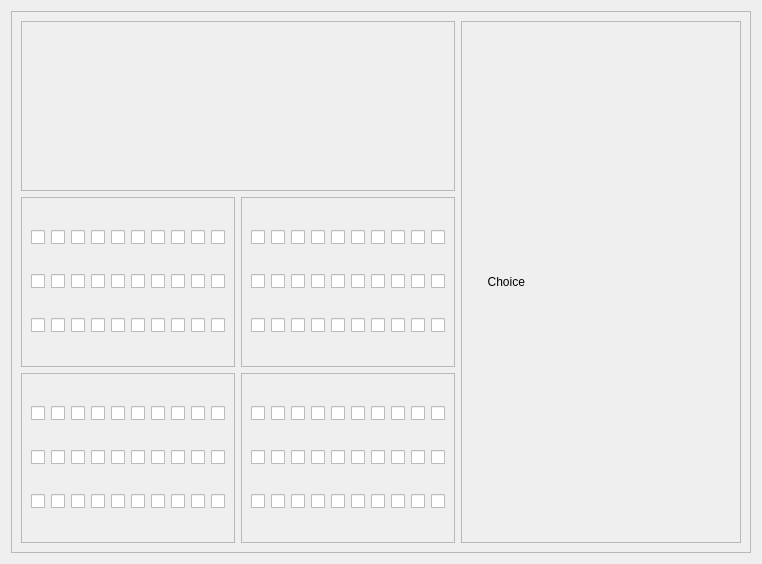
<?xml version="1.0" encoding="UTF-8"?>
<ui version="4.0">
 <class>Form</class>
 <widget class="QWidget" name="Form">
  <property name="geometry">
   <rect>
    <x>0</x>
    <y>0</y>
    <width>762</width>
    <height>564</height>
   </rect>
  </property>
  <property name="windowTitle">
   <string>Form</string>
  </property>
  <layout class="QHBoxLayout" name="horizontalLayout_2">
   <item>
    <widget class="QFrame" name="frame">
     <property name="frameShape">
      <enum>QFrame::StyledPanel</enum>
     </property>
     <property name="frameShadow">
      <enum>QFrame::Raised</enum>
     </property>
     <layout class="QHBoxLayout" name="horizontalLayout_3">
      <item>
       <layout class="QVBoxLayout" name="verticalLayout">
        <item>
         <widget class="QFrame" name="frame_4">
          <property name="frameShape">
           <enum>QFrame::StyledPanel</enum>
          </property>
          <property name="frameShadow">
           <enum>QFrame::Raised</enum>
          </property>
         </widget>
        </item>
        <item>
         <layout class="QHBoxLayout" name="horizontalLayout_4">
          <item>
           <widget class="QFrame" name="frame_3">
            <property name="frameShape">
             <enum>QFrame::StyledPanel</enum>
            </property>
            <property name="frameShadow">
             <enum>QFrame::Raised</enum>
            </property>
            <layout class="QGridLayout" name="gridLayout_6">
             <item row="1" column="3">
              <widget class="QCheckBox" name="checkBox24">
               <property name="text">
                <string/>
               </property>
               <attribute name="buttonGroup">
                <string notr="true">buttonGroup</string>
               </attribute>
              </widget>
             </item>
             <item row="2" column="2">
              <widget class="QCheckBox" name="checkBox43">
               <property name="text">
                <string/>
               </property>
               <attribute name="buttonGroup">
                <string notr="true">buttonGroup</string>
               </attribute>
              </widget>
             </item>
             <item row="0" column="6">
              <widget class="QCheckBox" name="checkBox7">
               <property name="text">
                <string/>
               </property>
               <attribute name="buttonGroup">
                <string notr="true">buttonGroup</string>
               </attribute>
              </widget>
             </item>
             <item row="2" column="3">
              <widget class="QCheckBox" name="checkBox44">
               <property name="text">
                <string/>
               </property>
               <attribute name="buttonGroup">
                <string notr="true">buttonGroup</string>
               </attribute>
              </widget>
             </item>
             <item row="2" column="4">
              <widget class="QCheckBox" name="checkBox45">
               <property name="text">
                <string/>
               </property>
               <attribute name="buttonGroup">
                <string notr="true">buttonGroup</string>
               </attribute>
              </widget>
             </item>
             <item row="0" column="3">
              <widget class="QCheckBox" name="checkBox4">
               <property name="text">
                <string/>
               </property>
               <attribute name="buttonGroup">
                <string notr="true">buttonGroup</string>
               </attribute>
              </widget>
             </item>
             <item row="1" column="0">
              <widget class="QCheckBox" name="checkBox21">
               <property name="text">
                <string/>
               </property>
               <attribute name="buttonGroup">
                <string notr="true">buttonGroup</string>
               </attribute>
              </widget>
             </item>
             <item row="2" column="5">
              <widget class="QCheckBox" name="checkBox46">
               <property name="text">
                <string/>
               </property>
               <attribute name="buttonGroup">
                <string notr="true">buttonGroup</string>
               </attribute>
              </widget>
             </item>
             <item row="1" column="2">
              <widget class="QCheckBox" name="checkBox23">
               <property name="text">
                <string/>
               </property>
               <attribute name="buttonGroup">
                <string notr="true">buttonGroup</string>
               </attribute>
              </widget>
             </item>
             <item row="1" column="9">
              <widget class="QCheckBox" name="checkBox30">
               <property name="text">
                <string/>
               </property>
               <attribute name="buttonGroup">
                <string notr="true">buttonGroup</string>
               </attribute>
              </widget>
             </item>
             <item row="0" column="9">
              <widget class="QCheckBox" name="checkBox10">
               <property name="text">
                <string/>
               </property>
               <attribute name="buttonGroup">
                <string notr="true">buttonGroup</string>
               </attribute>
              </widget>
             </item>
             <item row="1" column="1">
              <widget class="QCheckBox" name="checkBox22">
               <property name="text">
                <string/>
               </property>
               <attribute name="buttonGroup">
                <string notr="true">buttonGroup</string>
               </attribute>
              </widget>
             </item>
             <item row="2" column="6">
              <widget class="QCheckBox" name="checkBox47">
               <property name="text">
                <string/>
               </property>
               <attribute name="buttonGroup">
                <string notr="true">buttonGroup</string>
               </attribute>
              </widget>
             </item>
             <item row="2" column="1">
              <widget class="QCheckBox" name="checkBox42">
               <property name="text">
                <string/>
               </property>
               <attribute name="buttonGroup">
                <string notr="true">buttonGroup</string>
               </attribute>
              </widget>
             </item>
             <item row="1" column="8">
              <widget class="QCheckBox" name="checkBox29">
               <property name="text">
                <string/>
               </property>
               <attribute name="buttonGroup">
                <string notr="true">buttonGroup</string>
               </attribute>
              </widget>
             </item>
             <item row="1" column="6">
              <widget class="QCheckBox" name="checkBox27">
               <property name="text">
                <string/>
               </property>
               <attribute name="buttonGroup">
                <string notr="true">buttonGroup</string>
               </attribute>
              </widget>
             </item>
             <item row="1" column="4">
              <widget class="QCheckBox" name="checkBox25">
               <property name="text">
                <string/>
               </property>
               <attribute name="buttonGroup">
                <string notr="true">buttonGroup</string>
               </attribute>
              </widget>
             </item>
             <item row="0" column="8">
              <widget class="QCheckBox" name="checkBox9">
               <property name="text">
                <string/>
               </property>
               <attribute name="buttonGroup">
                <string notr="true">buttonGroup</string>
               </attribute>
              </widget>
             </item>
             <item row="2" column="0">
              <widget class="QCheckBox" name="checkBox41">
               <property name="text">
                <string/>
               </property>
               <attribute name="buttonGroup">
                <string notr="true">buttonGroup</string>
               </attribute>
              </widget>
             </item>
             <item row="0" column="5">
              <widget class="QCheckBox" name="checkBox6">
               <property name="text">
                <string/>
               </property>
               <attribute name="buttonGroup">
                <string notr="true">buttonGroup</string>
               </attribute>
              </widget>
             </item>
             <item row="2" column="8">
              <widget class="QCheckBox" name="checkBox49">
               <property name="text">
                <string/>
               </property>
               <attribute name="buttonGroup">
                <string notr="true">buttonGroup</string>
               </attribute>
              </widget>
             </item>
             <item row="2" column="9">
              <widget class="QCheckBox" name="checkBox50">
               <property name="text">
                <string/>
               </property>
               <attribute name="buttonGroup">
                <string notr="true">buttonGroup</string>
               </attribute>
              </widget>
             </item>
             <item row="0" column="7">
              <widget class="QCheckBox" name="checkBox8">
               <property name="text">
                <string/>
               </property>
               <attribute name="buttonGroup">
                <string notr="true">buttonGroup</string>
               </attribute>
              </widget>
             </item>
             <item row="1" column="7">
              <widget class="QCheckBox" name="checkBox28">
               <property name="text">
                <string/>
               </property>
               <attribute name="buttonGroup">
                <string notr="true">buttonGroup</string>
               </attribute>
              </widget>
             </item>
             <item row="1" column="5">
              <widget class="QCheckBox" name="checkBox26">
               <property name="text">
                <string/>
               </property>
               <attribute name="buttonGroup">
                <string notr="true">buttonGroup</string>
               </attribute>
              </widget>
             </item>
             <item row="0" column="4">
              <widget class="QCheckBox" name="checkBox5">
               <property name="text">
                <string/>
               </property>
               <attribute name="buttonGroup">
                <string notr="true">buttonGroup</string>
               </attribute>
              </widget>
             </item>
             <item row="0" column="2">
              <widget class="QCheckBox" name="checkBox3">
               <property name="text">
                <string/>
               </property>
               <attribute name="buttonGroup">
                <string notr="true">buttonGroup</string>
               </attribute>
              </widget>
             </item>
             <item row="0" column="1">
              <widget class="QCheckBox" name="checkBox2">
               <property name="text">
                <string/>
               </property>
               <attribute name="buttonGroup">
                <string notr="true">buttonGroup</string>
               </attribute>
              </widget>
             </item>
             <item row="0" column="0">
              <widget class="QCheckBox" name="checkBox1">
               <property name="text">
                <string/>
               </property>
               <attribute name="buttonGroup">
                <string notr="true">buttonGroup</string>
               </attribute>
              </widget>
             </item>
             <item row="2" column="7">
              <widget class="QCheckBox" name="checkBox48">
               <property name="text">
                <string/>
               </property>
               <attribute name="buttonGroup">
                <string notr="true">buttonGroup</string>
               </attribute>
              </widget>
             </item>
            </layout>
           </widget>
          </item>
          <item>
           <widget class="QFrame" name="frame_8">
            <property name="frameShape">
             <enum>QFrame::StyledPanel</enum>
            </property>
            <property name="frameShadow">
             <enum>QFrame::Raised</enum>
            </property>
            <layout class="QGridLayout" name="gridLayout_8">
             <item row="1" column="2">
              <widget class="QCheckBox" name="checkBox33">
               <property name="text">
                <string/>
               </property>
               <attribute name="buttonGroup">
                <string notr="true">buttonGroup</string>
               </attribute>
              </widget>
             </item>
             <item row="1" column="9">
              <widget class="QCheckBox" name="checkBox40">
               <property name="text">
                <string/>
               </property>
               <attribute name="buttonGroup">
                <string notr="true">buttonGroup</string>
               </attribute>
              </widget>
             </item>
             <item row="0" column="5">
              <widget class="QCheckBox" name="checkBox16">
               <property name="text">
                <string/>
               </property>
               <attribute name="buttonGroup">
                <string notr="true">buttonGroup</string>
               </attribute>
              </widget>
             </item>
             <item row="0" column="0">
              <widget class="QCheckBox" name="checkBox11">
               <property name="text">
                <string/>
               </property>
               <attribute name="buttonGroup">
                <string notr="true">buttonGroup</string>
               </attribute>
              </widget>
             </item>
             <item row="2" column="6">
              <widget class="QCheckBox" name="checkBox57">
               <property name="text">
                <string/>
               </property>
               <attribute name="buttonGroup">
                <string notr="true">buttonGroup</string>
               </attribute>
              </widget>
             </item>
             <item row="1" column="8">
              <widget class="QCheckBox" name="checkBox39">
               <property name="text">
                <string/>
               </property>
               <attribute name="buttonGroup">
                <string notr="true">buttonGroup</string>
               </attribute>
              </widget>
             </item>
             <item row="0" column="1">
              <widget class="QCheckBox" name="checkBox12">
               <property name="text">
                <string/>
               </property>
               <attribute name="buttonGroup">
                <string notr="true">buttonGroup</string>
               </attribute>
              </widget>
             </item>
             <item row="0" column="4">
              <widget class="QCheckBox" name="checkBox15">
               <property name="text">
                <string/>
               </property>
               <attribute name="buttonGroup">
                <string notr="true">buttonGroup</string>
               </attribute>
              </widget>
             </item>
             <item row="1" column="5">
              <widget class="QCheckBox" name="checkBox36">
               <property name="text">
                <string/>
               </property>
               <attribute name="buttonGroup">
                <string notr="true">buttonGroup</string>
               </attribute>
              </widget>
             </item>
             <item row="1" column="3">
              <widget class="QCheckBox" name="checkBox34">
               <property name="text">
                <string/>
               </property>
               <attribute name="buttonGroup">
                <string notr="true">buttonGroup</string>
               </attribute>
              </widget>
             </item>
             <item row="2" column="2">
              <widget class="QCheckBox" name="checkBox53">
               <property name="text">
                <string/>
               </property>
               <attribute name="buttonGroup">
                <string notr="true">buttonGroup</string>
               </attribute>
              </widget>
             </item>
             <item row="2" column="3">
              <widget class="QCheckBox" name="checkBox54">
               <property name="text">
                <string/>
               </property>
               <attribute name="buttonGroup">
                <string notr="true">buttonGroup</string>
               </attribute>
              </widget>
             </item>
             <item row="2" column="1">
              <widget class="QCheckBox" name="checkBox52">
               <property name="text">
                <string/>
               </property>
               <attribute name="buttonGroup">
                <string notr="true">buttonGroup</string>
               </attribute>
              </widget>
             </item>
             <item row="1" column="1">
              <widget class="QCheckBox" name="checkBox32">
               <property name="text">
                <string/>
               </property>
               <attribute name="buttonGroup">
                <string notr="true">buttonGroup</string>
               </attribute>
              </widget>
             </item>
             <item row="2" column="9">
              <widget class="QCheckBox" name="checkBox60">
               <property name="text">
                <string/>
               </property>
               <attribute name="buttonGroup">
                <string notr="true">buttonGroup</string>
               </attribute>
              </widget>
             </item>
             <item row="0" column="6">
              <widget class="QCheckBox" name="checkBox17">
               <property name="text">
                <string/>
               </property>
               <attribute name="buttonGroup">
                <string notr="true">buttonGroup</string>
               </attribute>
              </widget>
             </item>
             <item row="2" column="4">
              <widget class="QCheckBox" name="checkBox55">
               <property name="text">
                <string/>
               </property>
               <attribute name="buttonGroup">
                <string notr="true">buttonGroup</string>
               </attribute>
              </widget>
             </item>
             <item row="0" column="3">
              <widget class="QCheckBox" name="checkBox14">
               <property name="text">
                <string/>
               </property>
               <attribute name="buttonGroup">
                <string notr="true">buttonGroup</string>
               </attribute>
              </widget>
             </item>
             <item row="1" column="4">
              <widget class="QCheckBox" name="checkBox35">
               <property name="text">
                <string/>
               </property>
               <attribute name="buttonGroup">
                <string notr="true">buttonGroup</string>
               </attribute>
              </widget>
             </item>
             <item row="1" column="0">
              <widget class="QCheckBox" name="checkBox31">
               <property name="text">
                <string/>
               </property>
               <attribute name="buttonGroup">
                <string notr="true">buttonGroup</string>
               </attribute>
              </widget>
             </item>
             <item row="0" column="9">
              <widget class="QCheckBox" name="checkBox20">
               <property name="text">
                <string/>
               </property>
               <attribute name="buttonGroup">
                <string notr="true">buttonGroup</string>
               </attribute>
              </widget>
             </item>
             <item row="1" column="7">
              <widget class="QCheckBox" name="checkBox38">
               <property name="text">
                <string/>
               </property>
               <attribute name="buttonGroup">
                <string notr="true">buttonGroup</string>
               </attribute>
              </widget>
             </item>
             <item row="0" column="7">
              <widget class="QCheckBox" name="checkBox18">
               <property name="text">
                <string/>
               </property>
               <attribute name="buttonGroup">
                <string notr="true">buttonGroup</string>
               </attribute>
              </widget>
             </item>
             <item row="2" column="8">
              <widget class="QCheckBox" name="checkBox59">
               <property name="text">
                <string/>
               </property>
               <attribute name="buttonGroup">
                <string notr="true">buttonGroup</string>
               </attribute>
              </widget>
             </item>
             <item row="0" column="2">
              <widget class="QCheckBox" name="checkBox13">
               <property name="text">
                <string/>
               </property>
               <attribute name="buttonGroup">
                <string notr="true">buttonGroup</string>
               </attribute>
              </widget>
             </item>
             <item row="2" column="0">
              <widget class="QCheckBox" name="checkBox51">
               <property name="text">
                <string/>
               </property>
               <attribute name="buttonGroup">
                <string notr="true">buttonGroup</string>
               </attribute>
              </widget>
             </item>
             <item row="0" column="8">
              <widget class="QCheckBox" name="checkBox19">
               <property name="text">
                <string/>
               </property>
               <attribute name="buttonGroup">
                <string notr="true">buttonGroup</string>
               </attribute>
              </widget>
             </item>
             <item row="1" column="6">
              <widget class="QCheckBox" name="checkBox37">
               <property name="text">
                <string/>
               </property>
               <attribute name="buttonGroup">
                <string notr="true">buttonGroup</string>
               </attribute>
              </widget>
             </item>
             <item row="2" column="7">
              <widget class="QCheckBox" name="checkBox58">
               <property name="text">
                <string/>
               </property>
               <attribute name="buttonGroup">
                <string notr="true">buttonGroup</string>
               </attribute>
              </widget>
             </item>
             <item row="2" column="5">
              <widget class="QCheckBox" name="checkBox56">
               <property name="text">
                <string/>
               </property>
               <attribute name="buttonGroup">
                <string notr="true">buttonGroup</string>
               </attribute>
              </widget>
             </item>
            </layout>
           </widget>
          </item>
         </layout>
        </item>
        <item>
         <layout class="QHBoxLayout" name="horizontalLayout">
          <item>
           <widget class="QFrame" name="frame_7">
            <property name="frameShape">
             <enum>QFrame::StyledPanel</enum>
            </property>
            <property name="frameShadow">
             <enum>QFrame::Raised</enum>
            </property>
            <layout class="QGridLayout" name="gridLayout_9">
             <item row="1" column="3">
              <widget class="QCheckBox" name="checkBox84">
               <property name="text">
                <string/>
               </property>
               <attribute name="buttonGroup">
                <string notr="true">buttonGroup</string>
               </attribute>
              </widget>
             </item>
             <item row="2" column="3">
              <widget class="QCheckBox" name="checkBox104">
               <property name="text">
                <string/>
               </property>
               <attribute name="buttonGroup">
                <string notr="true">buttonGroup</string>
               </attribute>
              </widget>
             </item>
             <item row="2" column="4">
              <widget class="QCheckBox" name="checkBox105">
               <property name="text">
                <string/>
               </property>
               <attribute name="buttonGroup">
                <string notr="true">buttonGroup</string>
               </attribute>
              </widget>
             </item>
             <item row="1" column="6">
              <widget class="QCheckBox" name="checkBox87">
               <property name="enabled">
                <bool>true</bool>
               </property>
               <property name="text">
                <string/>
               </property>
               <attribute name="buttonGroup">
                <string notr="true">buttonGroup</string>
               </attribute>
              </widget>
             </item>
             <item row="1" column="4">
              <widget class="QCheckBox" name="checkBox85">
               <property name="text">
                <string/>
               </property>
               <attribute name="buttonGroup">
                <string notr="true">buttonGroup</string>
               </attribute>
              </widget>
             </item>
             <item row="1" column="8">
              <widget class="QCheckBox" name="checkBox89">
               <property name="text">
                <string/>
               </property>
               <attribute name="buttonGroup">
                <string notr="true">buttonGroup</string>
               </attribute>
              </widget>
             </item>
             <item row="0" column="5">
              <widget class="QCheckBox" name="checkBox66">
               <property name="text">
                <string/>
               </property>
               <attribute name="buttonGroup">
                <string notr="true">buttonGroup</string>
               </attribute>
              </widget>
             </item>
             <item row="0" column="8">
              <widget class="QCheckBox" name="checkBox69">
               <property name="text">
                <string/>
               </property>
               <attribute name="buttonGroup">
                <string notr="true">buttonGroup</string>
               </attribute>
              </widget>
             </item>
             <item row="2" column="0">
              <widget class="QCheckBox" name="checkBox101">
               <property name="text">
                <string/>
               </property>
               <attribute name="buttonGroup">
                <string notr="true">buttonGroup</string>
               </attribute>
              </widget>
             </item>
             <item row="1" column="2">
              <widget class="QCheckBox" name="checkBox83">
               <property name="text">
                <string/>
               </property>
               <attribute name="buttonGroup">
                <string notr="true">buttonGroup</string>
               </attribute>
              </widget>
             </item>
             <item row="1" column="9">
              <widget class="QCheckBox" name="checkBox90">
               <property name="text">
                <string/>
               </property>
               <attribute name="buttonGroup">
                <string notr="true">buttonGroup</string>
               </attribute>
              </widget>
             </item>
             <item row="0" column="9">
              <widget class="QCheckBox" name="checkBox70">
               <property name="text">
                <string/>
               </property>
               <attribute name="buttonGroup">
                <string notr="true">buttonGroup</string>
               </attribute>
              </widget>
             </item>
             <item row="1" column="1">
              <widget class="QCheckBox" name="checkBox82">
               <property name="text">
                <string/>
               </property>
               <attribute name="buttonGroup">
                <string notr="true">buttonGroup</string>
               </attribute>
              </widget>
             </item>
             <item row="1" column="0">
              <widget class="QCheckBox" name="checkBox81">
               <property name="text">
                <string/>
               </property>
               <attribute name="buttonGroup">
                <string notr="true">buttonGroup</string>
               </attribute>
              </widget>
             </item>
             <item row="2" column="5">
              <widget class="QCheckBox" name="checkBox106">
               <property name="text">
                <string/>
               </property>
               <attribute name="buttonGroup">
                <string notr="true">buttonGroup</string>
               </attribute>
              </widget>
             </item>
             <item row="2" column="8">
              <widget class="QCheckBox" name="checkBox109">
               <property name="text">
                <string/>
               </property>
               <attribute name="buttonGroup">
                <string notr="true">buttonGroup</string>
               </attribute>
              </widget>
             </item>
             <item row="1" column="7">
              <widget class="QCheckBox" name="checkBox88">
               <property name="text">
                <string/>
               </property>
               <attribute name="buttonGroup">
                <string notr="true">buttonGroup</string>
               </attribute>
              </widget>
             </item>
             <item row="2" column="9">
              <widget class="QCheckBox" name="checkBox110">
               <property name="text">
                <string/>
               </property>
               <attribute name="buttonGroup">
                <string notr="true">buttonGroup</string>
               </attribute>
              </widget>
             </item>
             <item row="0" column="7">
              <widget class="QCheckBox" name="checkBox68">
               <property name="text">
                <string/>
               </property>
               <attribute name="buttonGroup">
                <string notr="true">buttonGroup</string>
               </attribute>
              </widget>
             </item>
             <item row="0" column="2">
              <widget class="QCheckBox" name="checkBox63">
               <property name="text">
                <string/>
               </property>
               <attribute name="buttonGroup">
                <string notr="true">buttonGroup</string>
               </attribute>
              </widget>
             </item>
             <item row="1" column="5">
              <widget class="QCheckBox" name="checkBox86">
               <property name="text">
                <string/>
               </property>
               <attribute name="buttonGroup">
                <string notr="true">buttonGroup</string>
               </attribute>
              </widget>
             </item>
             <item row="0" column="1">
              <widget class="QCheckBox" name="checkBox62">
               <property name="text">
                <string/>
               </property>
               <attribute name="buttonGroup">
                <string notr="true">buttonGroup</string>
               </attribute>
              </widget>
             </item>
             <item row="0" column="4">
              <widget class="QCheckBox" name="checkBox65">
               <property name="text">
                <string/>
               </property>
               <attribute name="buttonGroup">
                <string notr="true">buttonGroup</string>
               </attribute>
              </widget>
             </item>
             <item row="0" column="0">
              <widget class="QCheckBox" name="checkBox61">
               <property name="text">
                <string/>
               </property>
               <attribute name="buttonGroup">
                <string notr="true">buttonGroup</string>
               </attribute>
              </widget>
             </item>
             <item row="2" column="7">
              <widget class="QCheckBox" name="checkBox108">
               <property name="text">
                <string/>
               </property>
               <attribute name="buttonGroup">
                <string notr="true">buttonGroup</string>
               </attribute>
              </widget>
             </item>
             <item row="2" column="6">
              <widget class="QCheckBox" name="checkBox107">
               <property name="text">
                <string/>
               </property>
               <attribute name="buttonGroup">
                <string notr="true">buttonGroup</string>
               </attribute>
              </widget>
             </item>
             <item row="2" column="1">
              <widget class="QCheckBox" name="checkBox102">
               <property name="text">
                <string/>
               </property>
               <attribute name="buttonGroup">
                <string notr="true">buttonGroup</string>
               </attribute>
              </widget>
             </item>
             <item row="0" column="3">
              <widget class="QCheckBox" name="checkBox64">
               <property name="text">
                <string/>
               </property>
               <attribute name="buttonGroup">
                <string notr="true">buttonGroup</string>
               </attribute>
              </widget>
             </item>
             <item row="0" column="6">
              <widget class="QCheckBox" name="checkBox67">
               <property name="text">
                <string/>
               </property>
               <attribute name="buttonGroup">
                <string notr="true">buttonGroup</string>
               </attribute>
              </widget>
             </item>
             <item row="2" column="2">
              <widget class="QCheckBox" name="checkBox103">
               <property name="text">
                <string/>
               </property>
               <attribute name="buttonGroup">
                <string notr="true">buttonGroup</string>
               </attribute>
              </widget>
             </item>
            </layout>
           </widget>
          </item>
          <item>
           <widget class="QFrame" name="frame_9">
            <property name="frameShape">
             <enum>QFrame::StyledPanel</enum>
            </property>
            <property name="frameShadow">
             <enum>QFrame::Raised</enum>
            </property>
            <layout class="QGridLayout" name="gridLayout_10">
             <item row="1" column="3">
              <widget class="QCheckBox" name="checkBox94">
               <property name="text">
                <string/>
               </property>
               <attribute name="buttonGroup">
                <string notr="true">buttonGroup</string>
               </attribute>
              </widget>
             </item>
             <item row="2" column="2">
              <widget class="QCheckBox" name="checkBox113">
               <property name="text">
                <string/>
               </property>
               <attribute name="buttonGroup">
                <string notr="true">buttonGroup</string>
               </attribute>
              </widget>
             </item>
             <item row="0" column="6">
              <widget class="QCheckBox" name="checkBox77">
               <property name="text">
                <string/>
               </property>
               <attribute name="buttonGroup">
                <string notr="true">buttonGroup</string>
               </attribute>
              </widget>
             </item>
             <item row="2" column="3">
              <widget class="QCheckBox" name="checkBox114">
               <property name="text">
                <string/>
               </property>
               <attribute name="buttonGroup">
                <string notr="true">buttonGroup</string>
               </attribute>
              </widget>
             </item>
             <item row="2" column="4">
              <widget class="QCheckBox" name="checkBox115">
               <property name="text">
                <string/>
               </property>
               <attribute name="buttonGroup">
                <string notr="true">buttonGroup</string>
               </attribute>
              </widget>
             </item>
             <item row="0" column="3">
              <widget class="QCheckBox" name="checkBox74">
               <property name="text">
                <string/>
               </property>
               <attribute name="buttonGroup">
                <string notr="true">buttonGroup</string>
               </attribute>
              </widget>
             </item>
             <item row="1" column="0">
              <widget class="QCheckBox" name="checkBox91">
               <property name="text">
                <string/>
               </property>
               <attribute name="buttonGroup">
                <string notr="true">buttonGroup</string>
               </attribute>
              </widget>
             </item>
             <item row="2" column="5">
              <widget class="QCheckBox" name="checkBox116">
               <property name="text">
                <string/>
               </property>
               <attribute name="buttonGroup">
                <string notr="true">buttonGroup</string>
               </attribute>
              </widget>
             </item>
             <item row="1" column="2">
              <widget class="QCheckBox" name="checkBox93">
               <property name="text">
                <string/>
               </property>
               <attribute name="buttonGroup">
                <string notr="true">buttonGroup</string>
               </attribute>
              </widget>
             </item>
             <item row="1" column="9">
              <widget class="QCheckBox" name="checkBox100">
               <property name="text">
                <string/>
               </property>
               <attribute name="buttonGroup">
                <string notr="true">buttonGroup</string>
               </attribute>
              </widget>
             </item>
             <item row="0" column="9">
              <widget class="QCheckBox" name="checkBox80">
               <property name="text">
                <string/>
               </property>
               <attribute name="buttonGroup">
                <string notr="true">buttonGroup</string>
               </attribute>
              </widget>
             </item>
             <item row="1" column="1">
              <widget class="QCheckBox" name="checkBox92">
               <property name="text">
                <string/>
               </property>
               <attribute name="buttonGroup">
                <string notr="true">buttonGroup</string>
               </attribute>
              </widget>
             </item>
             <item row="2" column="6">
              <widget class="QCheckBox" name="checkBox117">
               <property name="text">
                <string/>
               </property>
               <attribute name="buttonGroup">
                <string notr="true">buttonGroup</string>
               </attribute>
              </widget>
             </item>
             <item row="2" column="1">
              <widget class="QCheckBox" name="checkBox112">
               <property name="text">
                <string/>
               </property>
               <attribute name="buttonGroup">
                <string notr="true">buttonGroup</string>
               </attribute>
              </widget>
             </item>
             <item row="1" column="8">
              <widget class="QCheckBox" name="checkBox99">
               <property name="text">
                <string/>
               </property>
               <attribute name="buttonGroup">
                <string notr="true">buttonGroup</string>
               </attribute>
              </widget>
             </item>
             <item row="1" column="6">
              <widget class="QCheckBox" name="checkBox97">
               <property name="text">
                <string/>
               </property>
               <attribute name="buttonGroup">
                <string notr="true">buttonGroup</string>
               </attribute>
              </widget>
             </item>
             <item row="1" column="4">
              <widget class="QCheckBox" name="checkBox95">
               <property name="text">
                <string/>
               </property>
               <attribute name="buttonGroup">
                <string notr="true">buttonGroup</string>
               </attribute>
              </widget>
             </item>
             <item row="0" column="8">
              <widget class="QCheckBox" name="checkBox79">
               <property name="text">
                <string/>
               </property>
               <attribute name="buttonGroup">
                <string notr="true">buttonGroup</string>
               </attribute>
              </widget>
             </item>
             <item row="2" column="0">
              <widget class="QCheckBox" name="checkBox111">
               <property name="text">
                <string/>
               </property>
               <attribute name="buttonGroup">
                <string notr="true">buttonGroup</string>
               </attribute>
              </widget>
             </item>
             <item row="0" column="5">
              <widget class="QCheckBox" name="checkBox76">
               <property name="text">
                <string/>
               </property>
               <attribute name="buttonGroup">
                <string notr="true">buttonGroup</string>
               </attribute>
              </widget>
             </item>
             <item row="2" column="8">
              <widget class="QCheckBox" name="checkBox119">
               <property name="text">
                <string/>
               </property>
               <attribute name="buttonGroup">
                <string notr="true">buttonGroup</string>
               </attribute>
              </widget>
             </item>
             <item row="2" column="9">
              <widget class="QCheckBox" name="checkBox120">
               <property name="text">
                <string/>
               </property>
               <attribute name="buttonGroup">
                <string notr="true">buttonGroup</string>
               </attribute>
              </widget>
             </item>
             <item row="0" column="7">
              <widget class="QCheckBox" name="checkBox78">
               <property name="text">
                <string/>
               </property>
               <attribute name="buttonGroup">
                <string notr="true">buttonGroup</string>
               </attribute>
              </widget>
             </item>
             <item row="1" column="7">
              <widget class="QCheckBox" name="checkBox98">
               <property name="text">
                <string/>
               </property>
               <attribute name="buttonGroup">
                <string notr="true">buttonGroup</string>
               </attribute>
              </widget>
             </item>
             <item row="1" column="5">
              <widget class="QCheckBox" name="checkBox96">
               <property name="text">
                <string/>
               </property>
               <attribute name="buttonGroup">
                <string notr="true">buttonGroup</string>
               </attribute>
              </widget>
             </item>
             <item row="0" column="4">
              <widget class="QCheckBox" name="checkBox75">
               <property name="text">
                <string/>
               </property>
               <attribute name="buttonGroup">
                <string notr="true">buttonGroup</string>
               </attribute>
              </widget>
             </item>
             <item row="0" column="2">
              <widget class="QCheckBox" name="checkBox73">
               <property name="text">
                <string/>
               </property>
               <attribute name="buttonGroup">
                <string notr="true">buttonGroup</string>
               </attribute>
              </widget>
             </item>
             <item row="0" column="1">
              <widget class="QCheckBox" name="checkBox72">
               <property name="text">
                <string/>
               </property>
               <attribute name="buttonGroup">
                <string notr="true">buttonGroup</string>
               </attribute>
              </widget>
             </item>
             <item row="0" column="0">
              <widget class="QCheckBox" name="checkBox71">
               <property name="text">
                <string/>
               </property>
               <attribute name="buttonGroup">
                <string notr="true">buttonGroup</string>
               </attribute>
              </widget>
             </item>
             <item row="2" column="7">
              <widget class="QCheckBox" name="checkBox118">
               <property name="text">
                <string/>
               </property>
               <attribute name="buttonGroup">
                <string notr="true">buttonGroup</string>
               </attribute>
              </widget>
             </item>
            </layout>
           </widget>
          </item>
         </layout>
        </item>
       </layout>
      </item>
      <item>
       <widget class="QFrame" name="frame_5">
        <property name="frameShape">
         <enum>QFrame::StyledPanel</enum>
        </property>
        <property name="frameShadow">
         <enum>QFrame::Raised</enum>
        </property>
        <layout class="QVBoxLayout" name="verticalLayout_2">
         <item>
          <widget class="QLabel" name="label">
           <property name="text">
            <string>     Choice</string>
           </property>
          </widget>
         </item>
        </layout>
       </widget>
      </item>
     </layout>
    </widget>
   </item>
  </layout>
 </widget>
 <resources/>
 <connections/>
 <buttongroups>
  <buttongroup name="buttonGroup"/>
 </buttongroups>
</ui>
